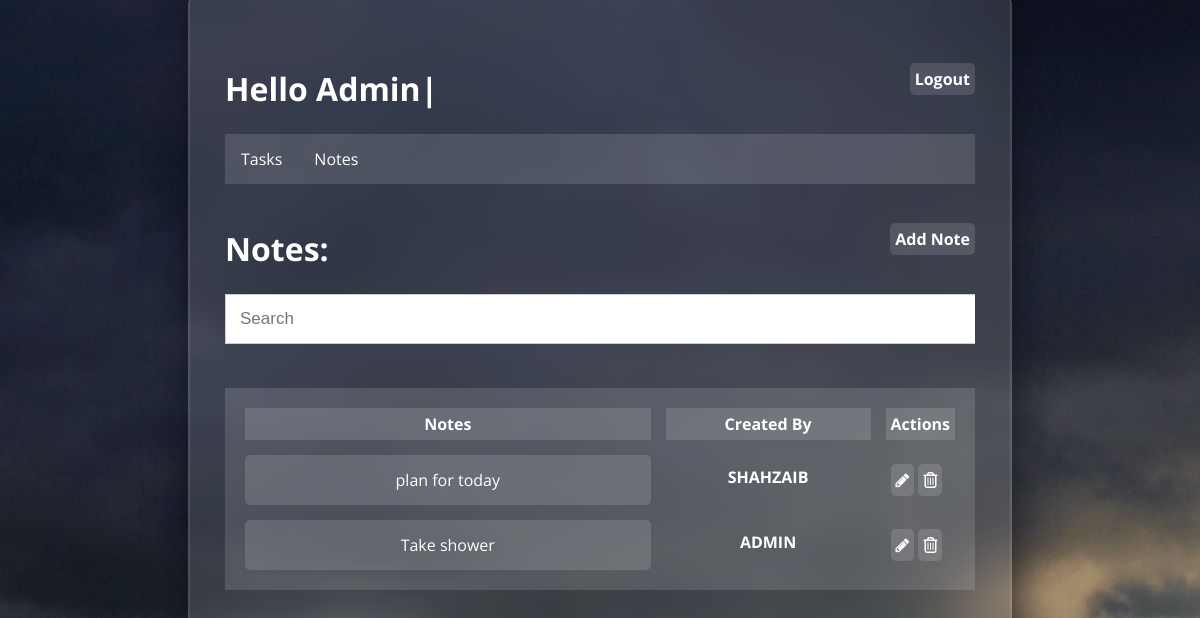
/note/ (signed in), run on the app's committed database.
### base/models.py (models this page shows, shortened)
class Note(models.Model):
    name = models.CharField(max_length=50, null=True)
    note = RichTextField(blank=True, null=True)
    created_by = models.ForeignKey(User, on_delete=models.CASCADE, null=True, blank=True, related_name="note_by_user")

### base/views.py (the view)
# urls.py: path('note/', views.Notelist.as_view(), name='note_list'),
class Notelist(LoginRequiredMixin, ListView):
    paginate_by = 5
    model = Note
    context_object_name = 'notes'
    template_name = 'base/note_list.html'
    def get_context_data(self, *, object_list=None, **kwargs):
        context = super().get_context_data(**kwargs)
        context['notes'] = self.model.objects.all()
        search_input = self.request.GET.get('search-area') or ''
        if search_input:
            context['notes'] = context['notes'].filter(name__icontains=search_input)
        context['search_input'] = search_input
        return context

### base/templates/base/note_list.html (shortened to what this page needs)
{% extends 'base/base2.html' %}
{% block data %}
        <div>
        <h1 style="float: left">Notes:</h1>
       <h4 style="float: right"><a  class="button2" href="{% url 'note_create' %}">Add Note</a></h4>
    </div>
    <br><br><br><br>
<span>
  <form class="topnav" method="GET">
    <input type="text" name="search-area" placeholder="Search" value="{{search_input}}">
    </form>
</span>
        <table style="width:100%; background-color: rgba(255,255,255,0.13);">
  <tr style="background-color: rgba(255,255,255,0.13);">
    <th style="width:100%">Notes</th>
    <th style="width:100%">Created By</th>
    <th style="width:100%">Actions</th>
  </tr>
  <tr>
      {% for note in notes %}
        {% if note.note %}
            <td class="button2"><a href="{% url 'note_detail' note.id %}">{{note.name}}</a></td>
            <td><a class="button4">{{note.created_by|upper}}</a></td>
            <td>
            <a class="button2" href="{% url 'note_update' note.id %}"><i class="fa fa-pencil"></i></a>
            <a class="button2" href="{% url 'note_delete' note.id %}"><i class="fa fa-trash-o"></i></a>
            </td>
        {% else %}
            No Notes Available yet!
        {% endif %}
  </tr>
          <br>
    {% endfor %}
</table>
    <br>
{% endblock data  %}

### base/templates/base/base2.html
{% extends 'base/main.html' %}
{% block content %}
    <div class="header-bar">
    <div style="width: 750px">
    <div>
    <div>
        <h1 style="float: left;">Hello {{request.user|title}}<span class="ani">|</span></h1>
    </div>
        {% if request.user.is_authenticated %}
<h4 style="float: right"><a class="button2" href="{% url 'logout' %}">Logout</a></h4>
        {% else %}
<a href="{% url 'login' %}">Login</a>
{% endif %}
    </div>
    <br><br><br><br>
    <div>
        <ul>
  <li><a href="{% url 'home' %}">Tasks</a></li>
  <li><a href="{% url 'note_list' %}">Notes</a></li>
</ul>
    </div>
    <br>
    {% block data %}{% endblock data %}
    </div>
{% endblock  %}

### data on the page
Note: name "plan for today", created_by "SHAHZAIB"
Note: name "Take shower", created_by "ADMIN"

### other printed values
{{ request.user|title }} "Admin"
